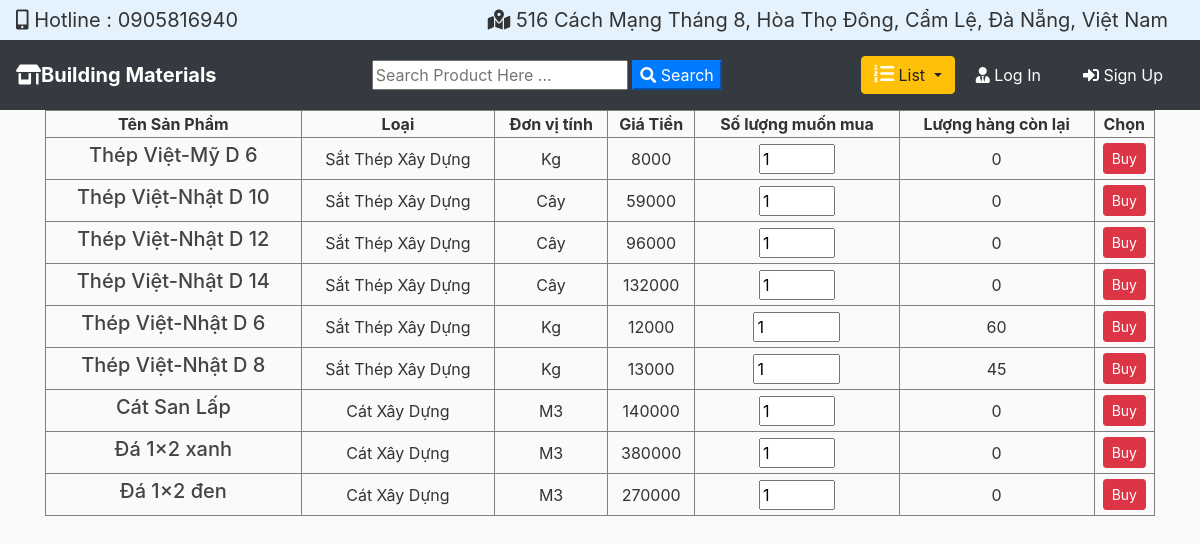
The app's page /customer/shopping with its own data.
### vatlieu/models.py (models this page shows, shortened)
class Warehouse(models.Model):
    id = models.AutoField(primary_key=True)
    product = models.ForeignKey(Product, on_delete=models.CASCADE, related_name="warehouses", blank=True,
                                null=True)
    count = models.IntegerField(default=0, blank=True, null=True)
    class Meta:
        ordering = ['product__type_product__name']

class Product(models.Model):
    id = models.AutoField(primary_key=True)
    type_product = models.ForeignKey(TypeProduct, on_delete=models.CASCADE, related_name="products")
    calculationUnit = models.ForeignKey(Calculation_Unit, on_delete=models.CASCADE, null=True)
    name = models.CharField(max_length=45)
    unit_cost = models.IntegerField(default=10000)
    selling_price = models.IntegerField(default=10000, null=True)
    origin = models.CharField(max_length=45)  # xuất xứ
    class Meta:
        ordering = ['type_product__name']

class TypeProduct(models.Model):
    id = models.AutoField(primary_key=True)
    name = models.CharField(max_length=45)
    description = models.CharField(max_length=255)
    flag = models.IntegerField(default=1)

class Calculation_Unit(models.Model):
    id = models.AutoField(primary_key=True)
    name = models.CharField(max_length=45)
    def __str__(self):
        return self.name

### vatlieu/views.py (the view)
# urls.py: path('customer/shopping', views.customer_shopping, name="customer-shopping"),
def customer_shopping(request):
    template = "vatlieu/customer/customer_shopping.html"
    warehouses = Warehouse.objects.all().order_by('-product__type_product__name', 'product__name')   # sắp xếp theo danh sách sản phẩm
    context = {'warehouses': warehouses,
               }
    return render(request, template, context)

### vatlieu/templates/vatlieu/customer/customer_shopping.html (shortened to what this page needs)
{% extends "vatlieu/base.html" %}
{% block content %}
<table border = "1" style="width:100%" content="Danh Sách Nhà Cung Cấp ">
        <tr>
            <th><center>Tên Sản Phẩm</center></th>
            <th><center>Loại</center></th>
            <th><center>Đơn vị tính </center></th>
            <th><center>Giá Tiền</center></th>
            <th><center>Số lượng muốn mua</center></th>
            <th><center>Lượng hàng còn lại </center></th>
            <th><center>Chọn</center></th>
        </tr>
    {% for warehouse in warehouses %}
        <tr>
            <form action="buy_products" method="POST">  {% csrf_token %}
            <td><center> <a href="{% url 'product-detail' warehouse.product.id  %}"><h5>{{warehouse.product.name}}</h5></a></center></td>
            <td><center>{{warehouse.product.type_product.name}} </center></td>
            <td><center>{{warehouse.product.calculationUnit}}</center></td>
            <td><center>{{warehouse.product.selling_price}}</center></td>
            <td><center><input type="number" name="quantity" min="1" max="{{ warehouse.count }}" value=1></center></td>
            <td><center>  {{warehouse.count}}  </center></td>
            <td><center><button class="btn btn-danger btn-sm mt-1 mb-1" type="submit">Buy</button></center></td>
            </form>
        </tr>
    {% endfor %}
</table>
{% endblock content %}

### vatlieu/static/vatlieu/main.css (style rules this page uses)
body { background: #fafafa; color: #333333; margin-top: 0; }
h1, h2, h3, h4, h5, h6 { color: #444444; }

### records on screen
Warehouse: product.name "Thép Việt-Mỹ D 6", product.type_product.name "Sắt Thép Xây Dựng", product.calculationUnit "Kg", product.selling_price "8000", count "0"
Warehouse: product.name "Thép Việt-Nhật D 10", product.type_product.name "Sắt Thép Xây Dựng", product.calculationUnit "Cây", product.selling_price "59000", count "0"
Warehouse: product.name "Thép Việt-Nhật D 12", product.type_product.name "Sắt Thép Xây Dựng", product.calculationUnit "Cây", product.selling_price "96000", count "0"
Warehouse: product.name "Thép Việt-Nhật D 14", product.type_product.name "Sắt Thép Xây Dựng", product.calculationUnit "Cây", product.selling_price "132000", count "0"
Warehouse: product.name "Thép Việt-Nhật D 6", product.type_product.name "Sắt Thép Xây Dựng", product.calculationUnit "Kg", product.selling_price "12000", count "60"
Warehouse: product.name "Thép Việt-Nhật D 8", product.type_product.name "Sắt Thép Xây Dựng", product.calculationUnit "Kg", product.selling_price "13000", count "45"
Warehouse: product.name "Cát San Lấp", product.type_product.name "Cát Xây Dựng", product.calculationUnit "M3", product.selling_price "140000", count "0"
Warehouse: product.name "Đá 1×2 xanh", product.type_product.name "Cát Xây Dựng", product.calculationUnit "M3", product.selling_price "380000", count "0"
Warehouse: product.name "Đá 1×2 đen", product.type_product.name "Cát Xây Dựng", product.calculationUnit "M3", product.selling_price "270000", count "0"
